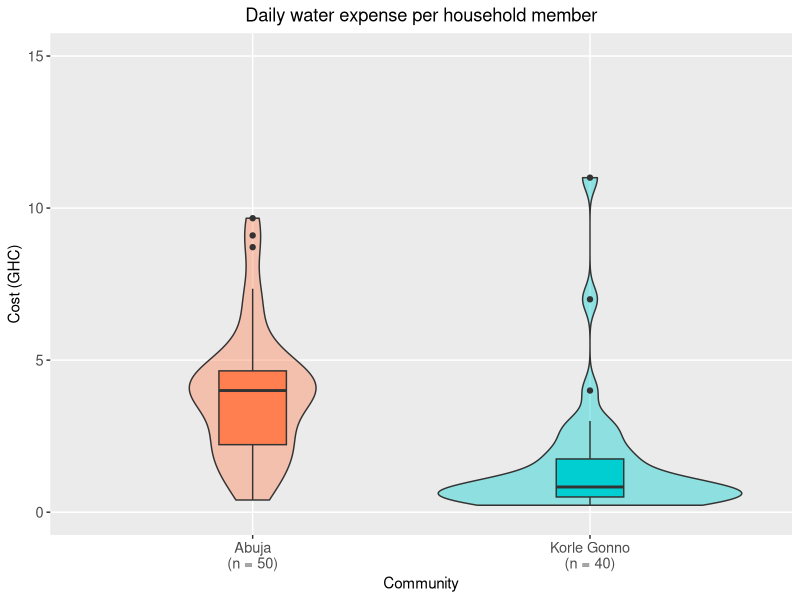
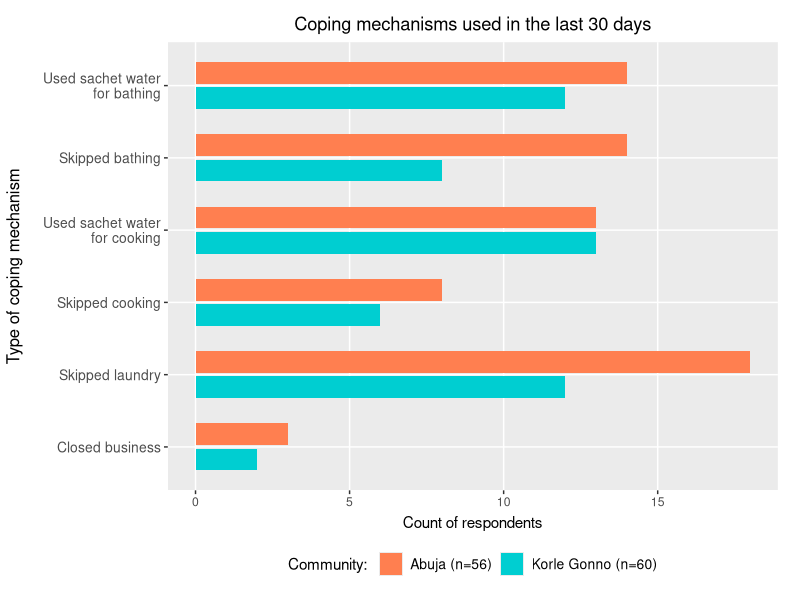

The R source for these figures, in order:
## ---- chunk 1
#Load packages and data
library(tidyverse)
library(dplyr)
library(readxl)
library(tidyr)
library(scales)
library(knitr)
library(kableExtra)
## ---- chunk 2
#Read data
data <- read_excel(here::here("data/raw/hh-data.xlsx"))
## ---- chunk 3
# Add variables related to household density
processed_data <- data |> 
  mutate(hh_size = adult_count + child_count,.after = child_count)  |>
  mutate(rooms_in_hh = na_if(rooms_in_hh,0)) |> 
  mutate(density = hh_size / rooms_in_hh,.after = rooms_in_hh)

# Set NA values
processed_data <- processed_data |>
  mutate(density = na_if(density,Inf)) |> 
  mutate(secondary_water_source = na_if(secondary_water_source,"na")) %>% 
  mutate(daily_hh_water_cost = na_if(daily_hh_water_cost, "na")) %>% 
  mutate(daily_hh_water_cost_phhm = na_if(daily_hh_water_cost_phhm,"na")) 

processed_data$time_of_last_struggle[processed_data$time_of_last_struggle == "na"] <- "have_not_struggled"

#Read costs as numerical data
processed_data$daily_hh_water_cost <- as.numeric(processed_data$daily_hh_water_cost)
processed_data$daily_hh_water_cost_phhm <- as.numeric(processed_data$daily_hh_water_cost_phhm)

# Pivot long
struggle_data <- processed_data %>% 
  filter(time_of_last_struggle == "last_3_days" |
           time_of_last_struggle == "last_7_days" |
           time_of_last_struggle ==  "last_30_days") 

long_struggle_data <- pivot_longer(struggle_data, 
                                   cols = coping_sachet_to_cook:coping_skipped_laundry)
long_struggle_data <- filter(.data = long_struggle_data, value == 1)

# Set orders for ordinal variables
processed_data$community <- factor(processed_data$community, 
                                   levels = c("kg","abuja"))
long_struggle_data$name <- factor(long_struggle_data$name,
                           levels = rev(c("coping_sachet_to_bathe", 
                                          "coping_skipped_bathing",
                                          "coping_sachet_to_cook",
                                          "coping_skipped_cooking",
                                          "coping_skipped_laundry",
                                          "coping_closed_business")))
long_struggle_data$community <- factor(long_struggle_data$community, 
                                       levels = c("kg", "abuja"))
## ---- chunk 4
coping_mech_labs <- c( "coping_closed_business" = "Closed business",
                       "coping_sachet_to_bathe" = "Used sachet water\n for bathing",
                       "coping_sachet_to_cook" = "Used sachet water\nfor cooking",
                       "coping_skipped_bathing" = "Skipped bathing",
                       "coping_skipped_cooking" = "Skipped cooking",
                       "coping_skipped_laundry" = "Skipped laundry")
community_labels <- c("kg" = "Korle Gonno",
                      "abuja" = "Abuja")
## ---- chunk 5
#| tbl-cap: Respondent information
#| label: tbl-respondents

summary_data <- processed_data %>% 
  mutate(community = factor(community, labels = community_labels)) %>%
  group_by(community) %>% 
  summarise(num = n(),
            years = round(mean(years_in_community), digits = 2),
            hh = round(mean(hh_size), digits = 2),
            mean_density = round(mean(density, na.rm = TRUE), digits = 2))
  
kable(summary_data, format = "html", col.names = c("Community",
                                                  "n",
                                                  "Years living in community",
                                                  "Household size",
                                                  "Persons per bedroom"),
      align = "c") 
## ---- chunk 6
#| tbl-cap: Summary of findings
#| label: tbl-summary

summary_data <- processed_data %>% 
  mutate(community = factor(community, labels = community_labels)) %>%
  group_by(community) %>% 
  summarise(num = n(),
            source_ct = percent(sum(primary_water_source == "commercial_tap")/num),
            source_hh = percent(sum(primary_water_source == "piped_to_compound",
                                    primary_water_source == "piped_to_home")/num),
            mean_cost = round(mean(daily_hh_water_cost_phhm, na.rm = TRUE), digits = 2),
            pay_fetch = percent(sum(payment_mode_primary=="pay_to_fetch")/num),
            pay_bill = percent(sum(payment_mode_primary=="shares_bill")/num))
            
kable(summary_data, format = "html",col.names = c("Community", 
                                                  "n",
                                                  "Commercial tap users (%)", 
                                                  "On-premises tap users (%)",
                                                  "Daily cost per person (GHC)",
                                                  "Pre-paying households",
                                                  "Bill-paying households"),
      align = "c") %>% 
  footnote(general = "1 USD ≈ 12.5 GHC", footnote_as_chunk = T)
## ---- chunk 7
#| fig-cap: Daily water expense per household member, for households that pre-pay (n=90)
#| label: fig-daily-expenses

processed_data |> 
  filter(payment_mode_primary != "shares_bill") %>% 
  ggplot(mapping = aes(x=fct_rev(community),
                       y = daily_hh_water_cost_phhm,
                       fill = community)) +
  labs(title="Daily water expense per household member",
       y = "Cost (GHC)") +
  scale_y_continuous(limits = c(0,15),
                     breaks = c(0,5,10,15),
                     minor_breaks = pretty_breaks(15)) +
  scale_x_discrete("Community", 
                   labels = c("abuja" = "Abuja\n(n = 50)", 
                              "kg" = "Korle Gonno\n(n = 40)")) +  
  scale_fill_manual(values = c("darkturquoise","coral")) +
  theme(legend.position = "None",
        plot.title = element_text(hjust = 0.5),
        axis.text.x = element_text(size = 10.5),
        axis.text.y = element_text(size = 10.5))+
  geom_violin(alpha = 0.4) +
  geom_boxplot(width=0.20)
## ---- chunk 8
#| fig-cap: Types of coping mechanisms used by respondents in the last 30 days.
#| label: fig-coping-mechs

long_struggle_data %>% 
  ggplot(mapping = aes(y=name,
                       fill = community)) +
  labs(title = "Coping mechanisms used in the last 30 days",
       y = "Type of coping mechanism",
       x = "Count of respondents") +
  scale_y_discrete("Type of coping mechanism",
                 labels = coping_mech_labs) +
  scale_x_continuous(minor_breaks = pretty_breaks(25))+
  scale_fill_manual(values = c("coral","darkturquoise"),
                    name="Community: ",
                    labels=c("abuja" = "Abuja (n=56)",
                            "kg" = "Korle Gonno (n=60)"),
                    breaks = c("abuja", "kg")) +
  theme(axis.text.y = element_text(size = 10),
        plot.title = element_text(hjust = 0.5, vjust = 1),
        axis.title.y = element_text(size= 12, vjust = 5),
        axis.title.x = element_text(vjust=.25),
        plot.margin = margin(t=12,r=16,b=12,l=16),
        legend.position = "bottom",
        legend.text = element_text(size =10)) +
  geom_bar(position = position_dodge(.7), width = 0.6) 
